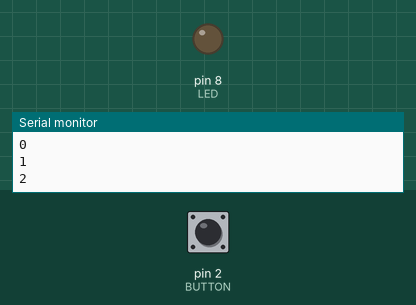
Simulated run of this sketch. Board: Arduino Uno, built with avr-gcc and run on an emulated ATmega328P. Shown: output pins drawn as LEDs (lit = HIGH), the last lines printed to the serial monitor. Dashed ring = blinking. Inputs (shaded band) come from the test bench; at power-on: pin 2 (BUTTON) LOW.

Above: at 2.8 s.
2.9 s: pin 2 (BUTTON) pulled HIGH for 1.2 s
At 6.4 s:
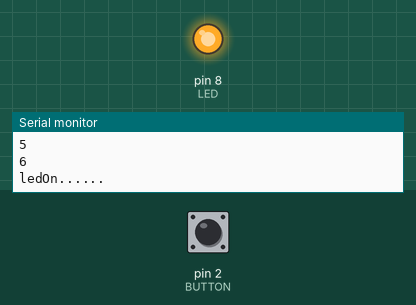
8.2 s: pin 2 (BUTTON) pulled HIGH for 3.2 s
At 9.8 s:
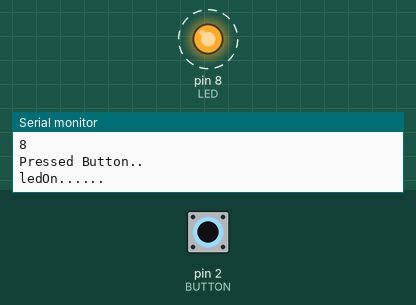
Timing chart, 0 to 13.5 s (numbered marks = the images above; inputs shaded):
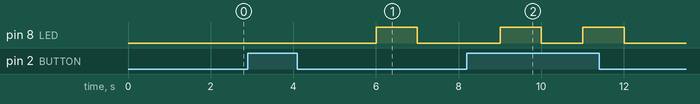

The sketch:

test13SimpleTimer3LEDButton.ino
```cpp
// 버튼 누르면 3초 후에 LED 켜짐

#include <SimpleTimer.h>
#include <stdio.h>

#define BUTTON 2
#define LED 8

SimpleTimer timer;
int mState;

int count=0;
void setup() {
  Serial.begin(9600);
  Serial.println("setup()...test13SimpleTimer3LEDButton");
  pinMode(BUTTON, INPUT);
  pinMode(LED, OUTPUT);

}

void ledOn() {
  Serial.println("ledOn......");
  digitalWrite(LED, HIGH);
  delay(1000);
  Serial.println("ledOff......");
  digitalWrite(LED, LOW);
  mState=0;
}

void loop() {
  Serial.println(count);
  //Serial.println(digitalRead(BUTTON));
  if(digitalRead(BUTTON) && mState==0){
    timer.setTimeout(3000,ledOn); // setTimeout
    Serial.println("Pressed Button..");
    mState=1;
  }
  timer.run();
  count++;
  delay(1000);


  }
```

Measured:
- after the input at 2.9 s, pin 8 (LED): LOW → HIGH after 3.1 s, → LOW 1.0 s later
- after the input at 8.2 s, pin 8 (LED): alternates HIGH for 1.0 s and LOW for 1.0 s, 4 changes in all, then stays LOW, starting after 0.80 s
